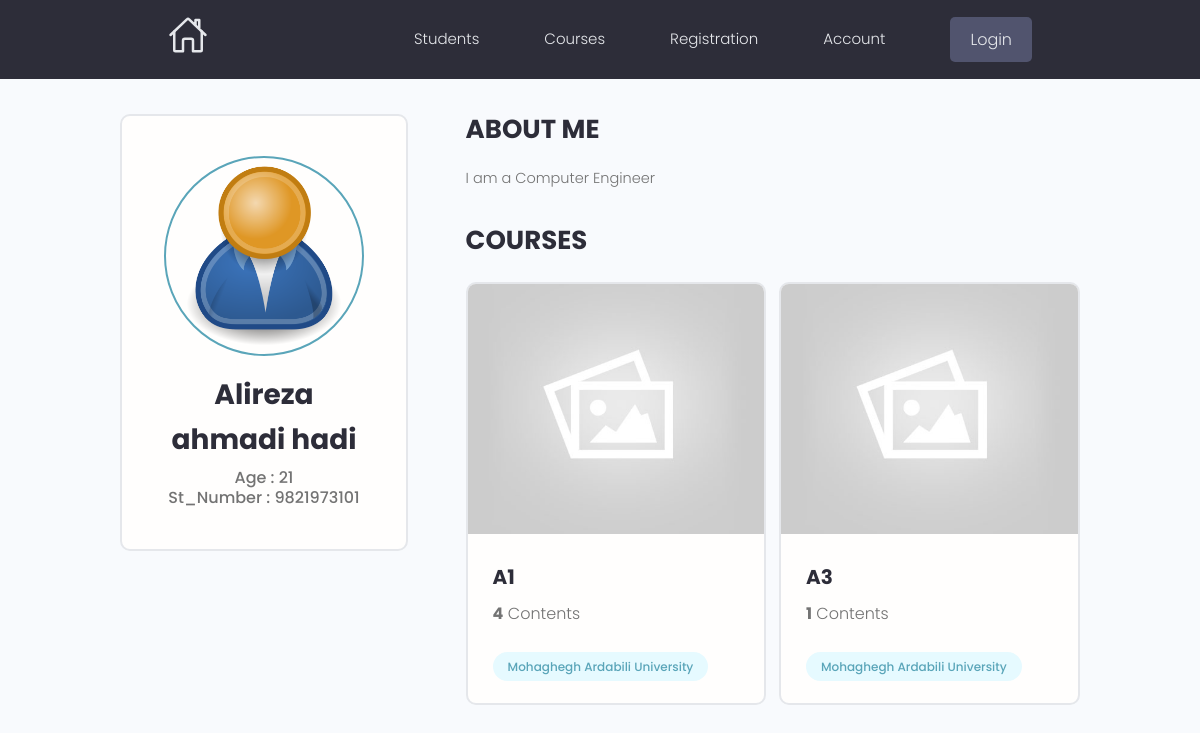
The page /student/f5ce802e-415e-4ece-a904-7878443cda5d on the database as committed earlier.
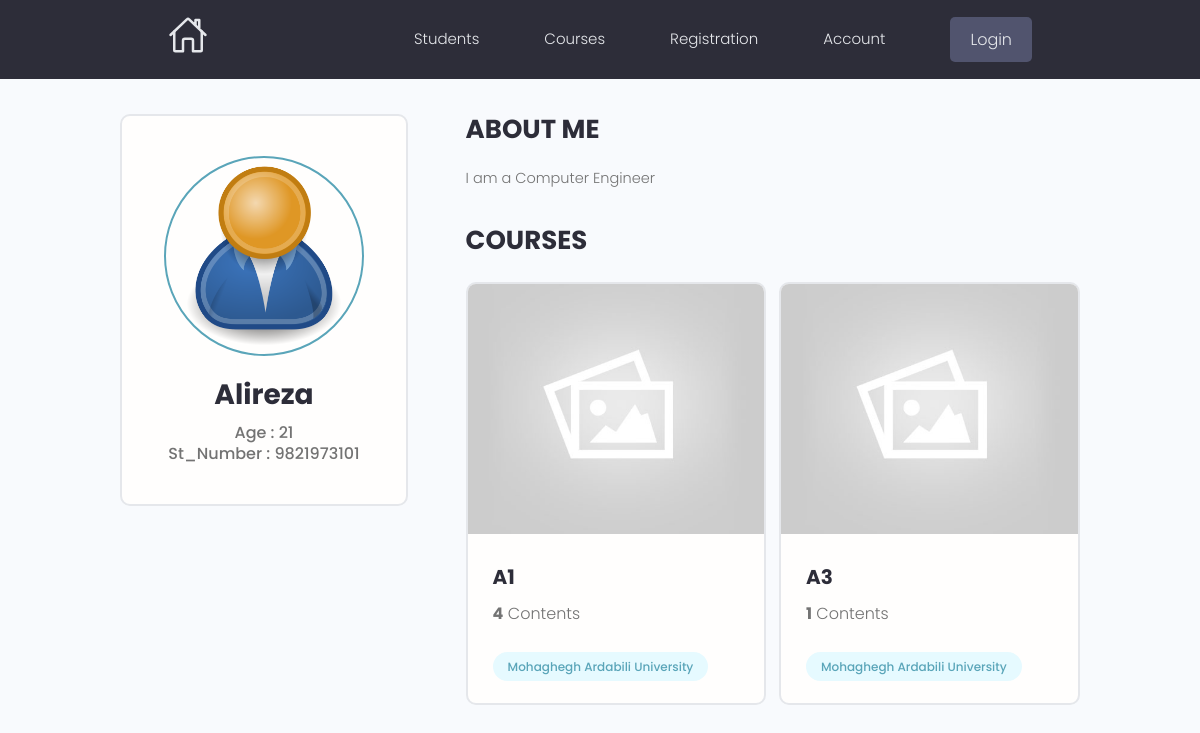
The same page on the database as committed later.
### projects/models.py (models this page shows, shortened)
class student(models.Model):
    id = models.UUIDField(default=uuid.uuid4, primary_key=True, unique=True, editable=False)
    name = models.CharField(max_length=50, blank=True)
    age = models.IntegerField(default=0, blank=True)
    studentNumber = models.IntegerField(default=0, blank=True)
    student_image = models.ImageField(null=True, blank=True, default="default.jpg")
    created = models.DateTimeField(auto_now_add=True)

class course(models.Model):
    id = models.UUIDField(default=uuid.uuid4, primary_key=True, unique=True, editable=False)
    name = models.CharField(max_length=50, blank=True)
    content = models.ManyToManyField('content', blank=True)
    course_image = models.ImageField(null=True, blank=True, default="default-course.jpg")
    created = models.DateTimeField(auto_now_add=True)

### projects/views.py (the view)
# urls.py: path('student/<str:pk>', views.studentProfile, name="user-profile"),
def studentProfile(request, pk):
    Student = student.objects.get(id=pk)
    Courses = []
    for register in registration.objects.filter(studentID=pk):
        Courses.append(register.courseID)
    context = {"Student": Student,
               'Courses': Courses}
    return render(request, "projects/Students/Student-profile.html", context)

### projects/templates/projects/Students/Student-profile.html
{% extends 'main.html' %}
{% block content %}
<main class="profile my-md">
	<div class="container">
		<div class="layout">
			<div class="column column--1of3">
				<div class="card text-center">
					<div class="card__body dev">
						<img class="avatar avatar--xl" src="{{Student.student_image.url}}" />
						<h2 class="dev__name">{{Student.name}}</h2>
						<p class="dev__title">Age : {{Student.age}}</p>
						<p class="dev__title">St_Number : {{Student.studentNumber}}</p>
					</div>
				</div>
			</div>
			<div class="column column--2of3">
				<div class="devInfo">
					<h3 class="devInfo__title">About Me</h3>
					<p class="devInfo__about">I am a Computer Engineer</p>
				</div>
				<div class="devInfo">
					<h3 class="devInfo__title">Courses</h3>
					<div class="grid grid--two">
						{% for course in Courses %}
						<div class="column">
							<div class="card project">
								<a href="#" class="project">
									<img class="project__thumbnail" src="{{ course.course_image.url }}"
										alt="project thumbnail" />
									<div class="card__body">
										<h3 class="project__title">{{course.name}}</h3>
										<p class="project--rating">
											<span style="font-weight: bold;">{{course.content.count}}</span> Contents
										</p>
										<div class="project__tags">
											<span class="tag tag--pill tag--main">
												<small>Mohaghegh Ardabili University</small>
											</span>
										</div>
									</div>
								</a>
							</div>
						</div>
						{% endfor %}
					</div>
				</div>
			</div>
		</div>
	</div>
</main>
{% endblock content %}

### templates/main.html (shortened to what this page needs)
<!DOCTYPE html>
{% load static %}
<html lang="en">
<head>
    <link rel="stylesheet" href="{% static 'uikit/styles/uikit.css' %}" />
    <link rel="stylesheet" href="{% static 'styles/app.css' %}" />
    <link rel="stylesheet" href="{% static 'styles/main.css' %}">
</head>
<body>
    {% include 'navbar.html' %}
    {% block content %}
    {% endblock content %}
</body>
</html>

### templates/navbar.html (shortened to what this page needs)
<header class="header">
	<div class="container container--narrow">
		<a href="{% url 'home' %}" class="header__logo">
			<ion-icon src="images/home.svg" class="logo_icon"></ion-icon>
		</a>
		<nav class="header__nav">
			<ul class="header__menu">
				<li class="header__menuItem"><a href="{% url 'allStudents' %}">Students</a></li>
				<li class="header__menuItem"><a href="{% url 'allCourses' %}">Courses</a></li>
				<li class="header__menuItem"><a href="{% url 'submitRegistration' %}">Registration</a></li>
				<li class="header__menuItem"><a href="#">Account</a></li>
				<li class="header__menuItem"><a href="#" class="btn btn--sub">Login</a></li>
			</ul>
		</nav>
	</div>
</header>

### static/styles/app.css (style rules this page uses)
:root { --color-sub: #2d2d39; }
.btn--sub { background-color: var(--color-sub-light); }
.card { border: 2px solid var(--color-light); }
img { width: 100%; }
.header { position: sticky; z-index: 111; background-color: var(--color-sub); padding: 1.5rem 0; }
.header > .container { display: flex; justify-content: space-between; align-items: center; }
.header__nav > ul { display: inline-flex; align-items: center; list-style: none; gap: 6.5rem; }
.header__menuItem > a { color: var(--color-light); font-weight: 300; }
.profile .card > .dev { padding: 4rem; }
.dev__name { color: var(--color-sub); font-size: 2.8rem; font-weight: 700; margin-top: 1rem; margin-bottom: 0.5rem; }
.dev__title { font-size: 1.6rem; font-weight: 500; line-height: 1.3; }
.devInfo { margin-bottom: 3rem; }
.devInfo__title, .devInfo__subtitle { font-size: 2.6rem; color: var(--color-sub); text-transform: uppercase; font-weight: 700; margin-bottom: 1.5rem; }
.devInfo__about, .devSkill__info { font-size: 1.45rem; line-height: 1.7; text-align: justify; }
.project--rating { margin-bottom: 1.6em; margin-top: .5em; }
.project__thumbnail { height: 25rem; object-fit: cover; object-position: top center; }
.project__title { font-size: 2rem; font-weight: 700; color: var(--color-sub); }

### static/styles/main.css (style rules this page uses)
.logo_icon { font-size: 40px; color: var(--color-light); }

### static/uikit/styles/modules/_variables.css (style rules this page uses)
:root { --color-main: #5aa5b9; --color-main-light: #e6faff; --color-sub: #3f4156; --color-sub-light: #51546e; --color-sub-lighter: #ededfd; --color-text: #737373; --color-gray: #8b8b8b; --color-light: #e5e7eb; --color-light-gray: #767676; --color-bg: #f8fafd; --color-white: #fffefd; --color-white-light: #f3f3f3; --color-success: #359e64; --color-success-bg: #def8e8; --color-error: #fc4b0b; --color-error-bg: #fff2ee; --font-base: 'Poppins', arial, helvetica, 'Segoe UI', roboto, ubuntu, sans-serif; --font-monospace: 'Fira Code', 'Courier New', courier, monospace; --font-regular: 300; --font-medium: 500; --font-bold: 700; --generic-shadow: 1px 1px 5px #00000010; --generic-transition: all 0.3s ease-in-out; }

### static/uikit/styles/modules/_base.css (style rules this page uses)
* { margin: 0; padding: 0; box-sizing: border-box; text-rendering: optimizeLegibility; color: inherit; font-size: inherit; }
html { font-size: 50%; }
@media only screen and (min-width: 480px) { html { font-size: 56.25%; } }
@media only screen and (min-width: 1200px) { html { font-size: 62.5%; } }
body { line-height: 1.6; font-weight: 400; font-size: 1.5rem; color: var(--color-text); background-color: var(--color-bg); min-height: 100vh; }

### static/uikit/styles/modules/_typography.css (style rules this page uses)
* { font-family: var(--font-base); }
h2 { font-size: 3.6rem; font-weight: var(--font-bold); }
h3 { font-size: 3.2rem; font-weight: var(--font-medium); }
p, span, strong { font-size: 1.6rem; color: var(--color-text); font-weight: var(--font-regular); }
a { padding-bottom: 2px; text-decoration: none; display: inline-block; color: var(--color-main); font-weight: var(--font-medium); }

### static/uikit/styles/modules/_utilities.css (style rules this page uses)
.container { width: 92%; max-width: 165rem; margin: 0 auto; box-sizing: border-box; }
.container--narrow { width: 92%; max-width: 120rem; }
@media screen and (min-width: 1000px) { .container { width: 90%; } }
@media screen and (min-width: 1000px) { .container--narrow { width: 85%; } }
@media screen and (min-width: 1200px) { .container { width: 80%; } }
@media screen and (min-width: 1200px) { .container--narrow { width: 72%; } }
.text-center { text-align: center; }
.my-md { margin: 3rem auto; }

### static/uikit/styles/modules/_avatar.css (style rules this page uses)
.avatar { border-radius: 50%; border: 2px solid var(--color-main); object-fit: cover; }
.avatar--xl { height: 20rem; width: 20rem; }

### static/uikit/styles/modules/_button.css (style rules this page uses)
.btn { display: inline-block; position: relative; cursor: pointer; background-color: var(--color-light); font-weight: var(--font-medium); color: var(--color-sub); text-decoration: none; padding: 1rem 2rem; border-radius: 0.5rem; border: none; width: -webkit-fit-content; width: -moz-fit-content; width: fit-content; height: -webkit-fit-content; height: -moz-fit-content; height: fit-content; font-size: 1.6rem; outline-width: 0; outline-color: transparent; -webkit-backface-visibility: hidden; backface-visibility: hidden; transition: all 0.3s ease-in-out; }
.btn--sub { background-color: var(--color-sub); color: var(--color-white); }

### static/uikit/styles/modules/_card.css (style rules this page uses)
.card { border-radius: 1rem; background-color: var(--color-white); border: 1.5px solid var(--color-light); width: auto; height: auto; margin-top: 0.5rem; margin-bottom: 0.5rem; overflow: hidden; }
.card__body, .card__header { padding: 2rem 2.5rem; }

Rows that differ between the two databases and show on the page:
changed student: name "Alireza ahmadi hadi" → "Alireza"
